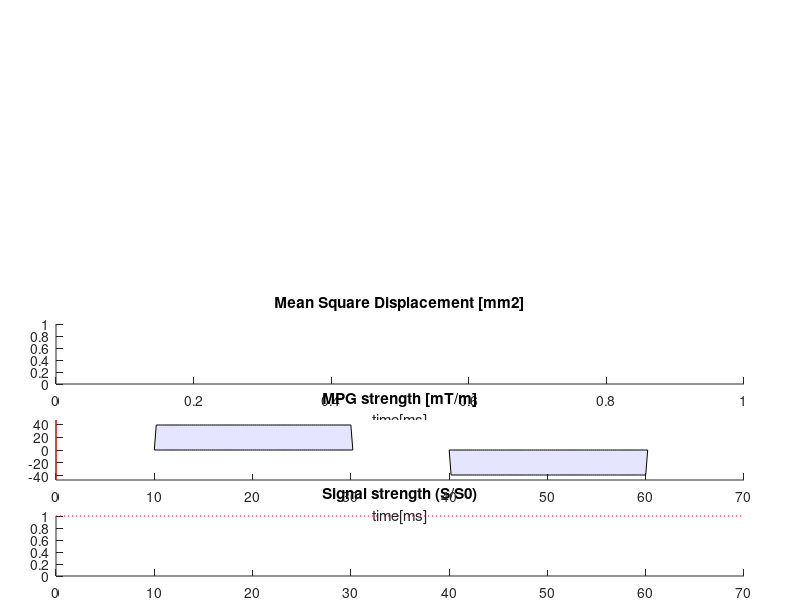

Write the MATLAB code that produced this figure. (Note: this script raises an error after producing the figure.)
clc
clear
close all

%%%%%%%%%%%%%%%%%%%%%%%%%%%%%%%%%%%
%%%%%% Simulation Parameters %%%%%%
%%%%%%%%%%%%%%%%%%%%%%%%%%%%%%%%%%%

%%% MRI parameters
B0 = 3; % [T]

%%% Object (cells) parameters
numelobj = 70; % number of objects
d_mean = 5; % theoretical mean of axon diameters in um
d_var  = 1; % theoretical variance of axon diameters in um
gap = 1; % gap between the edge of axons in um
height = 150; % only used for visualization in 3D mode

trans_mean = 0.10; % mean probability of penetrating the cell walls [0-1]
trans_var = 0.02;

%%% Molecule parameters
numelparticle = 1000;
starting_range = 20; % the area where the molecules ditributes initially [us] 
flight_mean = 1; % mean displacement distance (if free diffusivity) at each step [um]
flight_var = 0.05;

%%% imaging sequence parameters
TE = 70; % [ms]
bv = 1000; % b-value [s/mm2]

%%% simulator parameters
steptime = 0.2; % each iteration (step) corresponds to "steptime"[ms]. 
mode3D = 1; % 1->3D, 0->2D

packingiter = 10000; % number of iteration for axon packing

%%%%% END %%%%%%


%posratio = 1; % one unit length corresponds to "posratio"[um] % fix to 1 in later version
sn = 0.000000001; % "small number" but larger than eps. Used to avoid molecules traped in a wall
%% axon packing
%[axons,packing] = func_axonpack_main(numelobj, d_mean, d_var, gap, packingiter);
load packsample.mat

%% setup figure
f = figure; cla
a1 = subplot(4,1,1); hold on; hold on; set(a1,'Ycolor','w','Xcolor','w');
a2 = subplot(4,1,2); hold on; ta2='Mean Square Displacement [mm2]'; title(ta2); set(a2,'fontsize',10); xlabel('time[ms]')%,'position',[0.95,-0.15])
a3 = subplot(4,1,3); hold on; title('MPG strength [mT/m]'); set(a3,'fontsize',10); xlabel('time[ms]') %,'position',[0.95,-0.15])
a4 = subplot(4,1,4); hold on; title('Signal strength (S/S0)'); set(a4,'fontsize',10); xlabel('time[ms]') %,'position',[0.95,-0.15])
bar2 = plot([0,TE],[1,1],'r','linestyle',':'); ylim([0 1]);

set(a1,'position',[0.03 0.50, 0.94, 0.50],'xtick',[],'ytick',[]);
set(a2,'position',[0.07 0.36, 0.86 0.10]);
set(a3,'position',[0.07 0.20, 0.86 0.10]);
set(a4,'position',[0.07 0.04, 0.86 0.10]);

axes(a1);cla;
axes(a2);cla;
axes(a3);cla;

p = get(f,'position');
p0 = get(0,'screensize');
p(1) = 0; p(2) = p0(4)*0.05; p(4) = p0(4)*0.9;
set(f,'position',p);

%%
totalsteps = TE/steptime;

%% define MPG
% MPG is defined by one vector (G_strength) and one matrix (G_direction).
% length and size are "totalsteps", and ["totalsteps",2]
% here a PGSE MPG is defined for example.

margin = 10; % [ms]. DELTA-delta, as well as time between RF and the first MPG lobe, and time between the 2nd MPG lobe to spin-echo.

delta = (TE-margin*3)/2; %ms
DELTA = delta + margin; %ms

larmor = 2*pi*42.58*10^6; %[(Hz)/(T.s)]
G = sqrt( (bv*10^21)/(larmor^2 * delta^2 * (DELTA - delta/3)) ); % Gradient strength [mT/m]
fprintf('gradient strength: %2g mT/m\n', G)

G_direction = zeros(totalsteps,3);
G_strength = zeros(totalsteps,1);

marginsteps = round(margin/steptime);
MPGsteps = round(delta/steptime);
ax = [1,0,0]; %supposing MPG parallel to x-axis is supposed in this example.
ax = ax/(norm(ax)+eps);

G_direction(marginsteps+1 : marginsteps + MPGsteps, :) = repmat(ax,MPGsteps,1); % 1st MPG lobe. 
G_strength(marginsteps+1 : marginsteps + MPGsteps) = G; 

G_direction(marginsteps*2 + MPGsteps + 1: marginsteps*2 + MPGsteps*2, :) = repmat(ax,MPGsteps,1); % 2nd MPG lobe.
G_strength(marginsteps*2 + MPGsteps + 1: marginsteps*2 + MPGsteps*2) = -G; % inverted.

subplot(a3)
X = 0:steptime:TE; Y = [0; G_strength];
%plot(X, Y,'k','linewidth',0.5); xlim([0 TE]); ylim([min(G_strength)*1.2, max(G_strength)*1.2]);
direc = unique(G_direction,'rows');
for d = 1:size(direc,1)
    rowindex = (G_direction(:,1) == direc(d,1)) & (G_direction(:,2) == direc(d,2)) & (G_direction(:,3) == direc(d,3));
    rowindex = [false; rowindex]; %#ok<AGROW>
    tempY = zeros(size(Y));
    tempY(rowindex) = Y(rowindex);
    ar = area(X,tempY,'linewidth',0.1);
    color = abs(direc(d,:)); color = [color(2:3), color(1)]; 
    set(ar,'facecolor', color, 'facealpha',0.1);
end
bar = plot([0,0],[-100,100],'r');
ylim([min(G_strength)*1.2, max(G_strength)*1.2]);


%% setup objects
trans = trans_mean + randn(numelobj,1) * trans_var; % proability of penetrating.
cen = packing.final_positions{1}'; cen=cen(:,[2 1]); cen=cen-repmat([mean(cen(:,1)) mean(cen(:,2))],[size(cen,1) 1]); % center position of the cells
cen = [cen, zeros(numelobj,1)];

% Radius of the "cells"
R = [axons.d{1}.*axons.g_ratio{1} axons.d{1}]; % internal / external diameter in um
R = R(:,2); %use external radius only.

figure(f);
t = linspace(0,2*pi);
subplot(a1);

[x,y,z] = cylinder; z = z-0.5;
if mode3D == 1
    for k = 1:numelobj
        X = x*R(k)+cen(k,1); Y = y*R(k)+cen(k,2); Z = z*height;
        f = surf(X,Y,Z);
        set(f,'facealpha',0,'edgealpha',0.05,'facecolor','b');
    end
end
for k =1:size(R,1)
    plot(R(k,1)*cos(t)+cen(k,1), R(k)*sin(t)+cen(k,2),'b','linewidth',1);
end

axis equal tight

%% starting position
inipos = (rand(numelparticle,3)-0.5) * starting_range;
inisitu= zeros(numelparticle,1); % starts from intra / extra object
for n = 1:numelparticle
    temp = cen(:,1:2) - repmat(inipos(n,1:2),numelobj,1);
    inisitu(n) = sum(temp(:,1).^2 + temp(:,2).^2 - R.^2 < 0);
end

positions = inipos;
subplot(a1);
if exist('m1','var') == 1
    delete(m1);
    delete(m2);
end
m1 = scatter3(positions(inisitu==1,1),positions(inisitu==1,2),positions(inisitu==1,3),'r.');
m2 = scatter3(positions(inisitu==0,1),positions(inisitu==0,2),positions(inisitu==0,3),'b.');

%%
tic
fprintf('totalsteps = %g\n',totalsteps)
phase = zeros(numelparticle,1);
savephase = zeros(numelparticle,totalsteps+1);
savedist = zeros(numelparticle,totalsteps+1);
integphase = zeros(1,totalsteps+1);
signal = ones(1,totalsteps+1);

th_xy = rand(numelparticle,1)*2*pi; % for the first displacement
th_z = (rand(numelparticle,1)-0.5) * pi *mode3D;

for s = 1:totalsteps
    flight = ones(numelparticle,1) * flight_mean + randn(numelparticle,1) * flight_var;
    tempG = G_strength(s);
    tempax = G_direction(s,:);

    parfor p = 1:numelparticle
        [positions(p,:), th_xy(p), th_z(p), phase(p)] =...
            func_simulstep190511(R,cen,trans,positions(p,:),th_xy(p),th_z(p),flight(p),phase(p),tempG,tempax,steptime,mode3D,sn);
    end
    savephase(:,s+1) = phase;
     [signal(s+1),integphase(s+1)] = func_integphase190511(phase);
    dist = (positions - inipos)*0.001; % [mm]
    savedist(:,s+1) =  dist(:,1).^2 + dist(:,2).^2 + dist(:,3).^2; %[mm^2]
    
    subplot(a1);
    delete(m1);
    delete(m2);
    m1 = scatter3(positions(inisitu==1,1),positions(inisitu==1,2),positions(inisitu==1,3),'r.');
    m2 = scatter3(positions(inisitu==0,1),positions(inisitu==0,2),positions(inisitu==0,3),'b.');
    
    subplot(a2);
    plot(0:steptime:steptime*s, mean(savedist(:,1:s+1),1),'b'); xlim([0 TE]);
    
    subplot(a3);
    delete(bar);
    bar = plot([steptime*s,steptime*s],[-100,100],'r');
    
    subplot(a4);
    delete(bar2);
    bar2 = plot([0,TE],[signal(s+1),signal(s+1)],'r','linestyle',':');
    plot(0:steptime:steptime*s, signal(1:s+1),'b'); xlim([0 TE]); ylim([0 1.2])

    drawnow
   
end
savephase = savephase - 2*pi*(savephase>pi);

% fprintf('\nbv = %g[sec/mm2]\nDELTA = %g[ms], delta = %g[ms]\n',bv,DELTA,delta);
fprintf('S/S0 = %1.3g\n', (signal(end)));
fprintf('ADC = %1.3g x10-3[mm2/sec]\n', (log(signal(end))/(-bv))*1000);

toc
